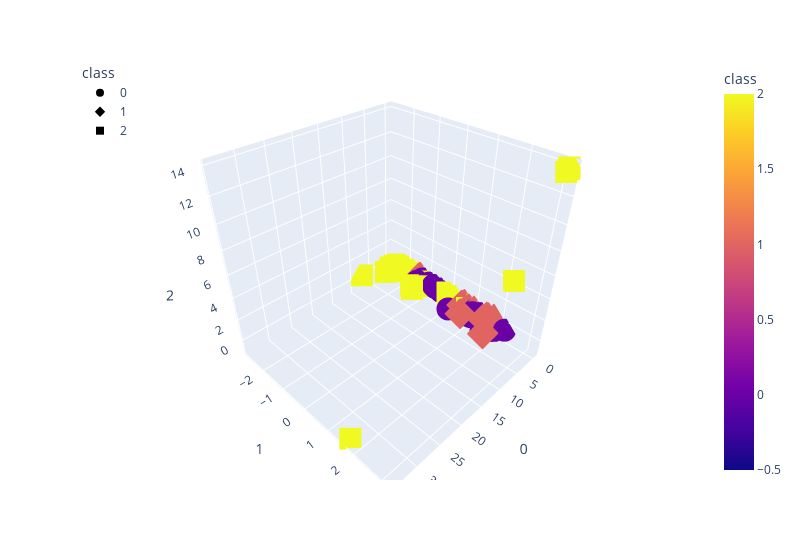

This figure's notebook cell:
### Code cell
import plotly.express as px
fig = px.scatter_3d(
    clusters,
    x=0,
    y=1,
    z=2,
    color="class",
    symbol="class",
    width=800,
)
fig.update_layout(legend=dict(x=0, y=1))
fig.show()
